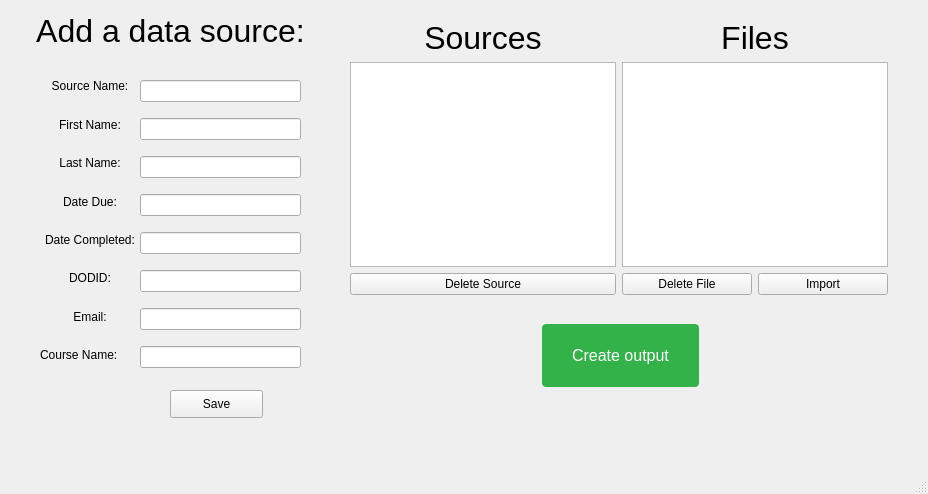
<?xml version="1.0" encoding="UTF-8"?>
<ui version="4.0">
 <class>Dialog</class>
 <widget class="QMainWindow" name="Dialog">
  <property name="geometry">
   <rect>
    <x>0</x>
    <y>0</y>
    <width>928</width>
    <height>494</height>
   </rect>
  </property>
  <property name="font">
   <font>
    <family>Arial</family>
   </font>
  </property>
  <property name="windowTitle">
   <string>Project Elevate</string>
  </property>
  <widget class="QWidget" name="centralwidget">
   <widget class="QPushButton" name="saveSourceBtn">
    <property name="geometry">
     <rect>
      <x>170</x>
      <y>390</y>
      <width>93</width>
      <height>28</height>
     </rect>
    </property>
    <property name="font">
     <font>
      <family>Arial</family>
     </font>
    </property>
    <property name="text">
     <string>Save</string>
    </property>
   </widget>
   <widget class="QLabel" name="label_5">
    <property name="geometry">
     <rect>
      <x>10</x>
      <y>10</y>
      <width>321</width>
      <height>41</height>
     </rect>
    </property>
    <property name="font">
     <font>
      <family>Arial</family>
      <pointsize>24</pointsize>
     </font>
    </property>
    <property name="text">
     <string>Add a data source:</string>
    </property>
    <property name="alignment">
     <set>Qt::AlignCenter</set>
    </property>
   </widget>
   <widget class="QLabel" name="actionLabel">
    <property name="geometry">
     <rect>
      <x>320</x>
      <y>410</y>
      <width>601</width>
      <height>20</height>
     </rect>
    </property>
    <property name="font">
     <font>
      <family>Arial</family>
      <pointsize>15</pointsize>
     </font>
    </property>
    <property name="mouseTracking">
     <bool>false</bool>
    </property>
    <property name="text">
     <string/>
    </property>
    <property name="alignment">
     <set>Qt::AlignCenter</set>
    </property>
   </widget>
   <widget class="QPushButton" name="startBtn">
    <property name="geometry">
     <rect>
      <x>540</x>
      <y>320</y>
      <width>161</width>
      <height>71</height>
     </rect>
    </property>
    <property name="font">
     <font>
      <pointsize>-1</pointsize>
      <underline>false</underline>
      <strikeout>false</strikeout>
     </font>
    </property>
    <property name="styleSheet">
     <string notr="true">background-color: #33b249;
border: none;
color: #FFFFFF;
border-radius: 4px;
box-shadow: rgba(0, 0, 0, 0.1) 0 2px 4px;
padding: 20px;
text-align: center;
text-decoration: none;
display: inline-block;
font-size: 16px;
margin: 4px 2px;</string>
    </property>
    <property name="text">
     <string>Create output</string>
    </property>
   </widget>
   <widget class="QWidget" name="layoutWidget">
    <property name="geometry">
     <rect>
      <x>40</x>
      <y>70</y>
      <width>100</width>
      <height>301</height>
     </rect>
    </property>
    <layout class="QVBoxLayout" name="verticalLayout">
     <item>
      <widget class="QLabel" name="label_2">
       <property name="font">
        <font>
         <family>Arial</family>
        </font>
       </property>
       <property name="text">
        <string>Source Name:</string>
       </property>
       <property name="alignment">
        <set>Qt::AlignCenter</set>
       </property>
      </widget>
     </item>
     <item>
      <widget class="QLabel" name="label_6">
       <property name="font">
        <font>
         <family>Arial</family>
        </font>
       </property>
       <property name="text">
        <string>First Name:</string>
       </property>
       <property name="alignment">
        <set>Qt::AlignCenter</set>
       </property>
      </widget>
     </item>
     <item>
      <widget class="QLabel" name="label_9">
       <property name="font">
        <font>
         <family>Arial</family>
        </font>
       </property>
       <property name="text">
        <string>Last Name:</string>
       </property>
       <property name="alignment">
        <set>Qt::AlignCenter</set>
       </property>
      </widget>
     </item>
     <item>
      <widget class="QLabel" name="label_3">
       <property name="font">
        <font>
         <family>Arial</family>
        </font>
       </property>
       <property name="text">
        <string>Date Due:</string>
       </property>
       <property name="alignment">
        <set>Qt::AlignCenter</set>
       </property>
      </widget>
     </item>
     <item>
      <widget class="QLabel" name="label_10">
       <property name="font">
        <font>
         <family>Arial</family>
        </font>
       </property>
       <property name="text">
        <string>Date Completed:</string>
       </property>
       <property name="alignment">
        <set>Qt::AlignCenter</set>
       </property>
      </widget>
     </item>
     <item>
      <widget class="QLabel" name="label_4">
       <property name="font">
        <font>
         <family>Arial</family>
        </font>
       </property>
       <property name="text">
        <string>DODID:</string>
       </property>
       <property name="alignment">
        <set>Qt::AlignCenter</set>
       </property>
      </widget>
     </item>
     <item>
      <widget class="QLabel" name="label_11">
       <property name="font">
        <font>
         <family>Arial</family>
        </font>
       </property>
       <property name="text">
        <string>Email:</string>
       </property>
       <property name="alignment">
        <set>Qt::AlignCenter</set>
       </property>
      </widget>
     </item>
     <item>
      <widget class="QLabel" name="label_12">
       <property name="font">
        <font>
         <family>Arial</family>
        </font>
       </property>
       <property name="text">
        <string>Course Name:</string>
       </property>
      </widget>
     </item>
    </layout>
   </widget>
   <widget class="QWidget" name="layoutWidget">
    <property name="geometry">
     <rect>
      <x>140</x>
      <y>70</y>
      <width>161</width>
      <height>311</height>
     </rect>
    </property>
    <layout class="QVBoxLayout" name="verticalLayout_2">
     <item>
      <widget class="QLineEdit" name="sourceName">
       <property name="text">
        <string/>
       </property>
      </widget>
     </item>
     <item>
      <widget class="QLineEdit" name="firstName">
       <property name="text">
        <string/>
       </property>
      </widget>
     </item>
     <item>
      <widget class="QLineEdit" name="lastName">
       <property name="text">
        <string/>
       </property>
      </widget>
     </item>
     <item>
      <widget class="QLineEdit" name="dueDate">
       <property name="text">
        <string/>
       </property>
      </widget>
     </item>
     <item>
      <widget class="QLineEdit" name="compDate">
       <property name="text">
        <string/>
       </property>
      </widget>
     </item>
     <item>
      <widget class="QLineEdit" name="dodid">
       <property name="text">
        <string/>
       </property>
      </widget>
     </item>
     <item>
      <widget class="QLineEdit" name="email">
       <property name="text">
        <string/>
       </property>
      </widget>
     </item>
     <item>
      <widget class="QLineEdit" name="courseName">
       <property name="text">
        <string/>
       </property>
      </widget>
     </item>
    </layout>
   </widget>
   <widget class="QWidget" name="layoutWidget">
    <property name="geometry">
     <rect>
      <x>350</x>
      <y>20</y>
      <width>538</width>
      <height>275</height>
     </rect>
    </property>
    <layout class="QHBoxLayout" name="horizontalLayout_2">
     <item>
      <layout class="QVBoxLayout" name="verticalLayout_3">
       <item>
        <widget class="QLabel" name="label_7">
         <property name="font">
          <font>
           <family>Arial</family>
           <pointsize>24</pointsize>
          </font>
         </property>
         <property name="text">
          <string>Sources</string>
         </property>
         <property name="alignment">
          <set>Qt::AlignCenter</set>
         </property>
        </widget>
       </item>
       <item>
        <widget class="QListWidget" name="sourceList">
         <property name="font">
          <font>
           <family>Arial</family>
           <pointsize>15</pointsize>
          </font>
         </property>
        </widget>
       </item>
       <item>
        <widget class="QPushButton" name="deleteSourceBtn">
         <property name="font">
          <font>
           <family>Arial</family>
          </font>
         </property>
         <property name="text">
          <string>Delete Source</string>
         </property>
        </widget>
       </item>
      </layout>
     </item>
     <item>
      <layout class="QVBoxLayout" name="verticalLayout_4">
       <item>
        <widget class="QLabel" name="label_8">
         <property name="font">
          <font>
           <family>Arial</family>
           <pointsize>24</pointsize>
          </font>
         </property>
         <property name="text">
          <string>Files</string>
         </property>
         <property name="alignment">
          <set>Qt::AlignCenter</set>
         </property>
        </widget>
       </item>
       <item>
        <widget class="QListWidget" name="fileList">
         <property name="font">
          <font>
           <family>Arial</family>
           <pointsize>15</pointsize>
          </font>
         </property>
        </widget>
       </item>
       <item>
        <layout class="QHBoxLayout" name="horizontalLayout">
         <item>
          <widget class="QPushButton" name="deleteFileBtn">
           <property name="font">
            <font>
             <family>Arial</family>
            </font>
           </property>
           <property name="text">
            <string>Delete File</string>
           </property>
          </widget>
         </item>
         <item>
          <widget class="QPushButton" name="importButton">
           <property name="font">
            <font>
             <family>Arial</family>
            </font>
           </property>
           <property name="text">
            <string>Import</string>
           </property>
          </widget>
         </item>
        </layout>
       </item>
      </layout>
     </item>
    </layout>
   </widget>
  </widget>
  <widget class="QMenuBar" name="menubar">
   <property name="geometry">
    <rect>
     <x>0</x>
     <y>0</y>
     <width>928</width>
     <height>37</height>
    </rect>
   </property>
  </widget>
  <widget class="QStatusBar" name="statusbar"/>
 </widget>
 <resources/>
 <connections/>
</ui>
